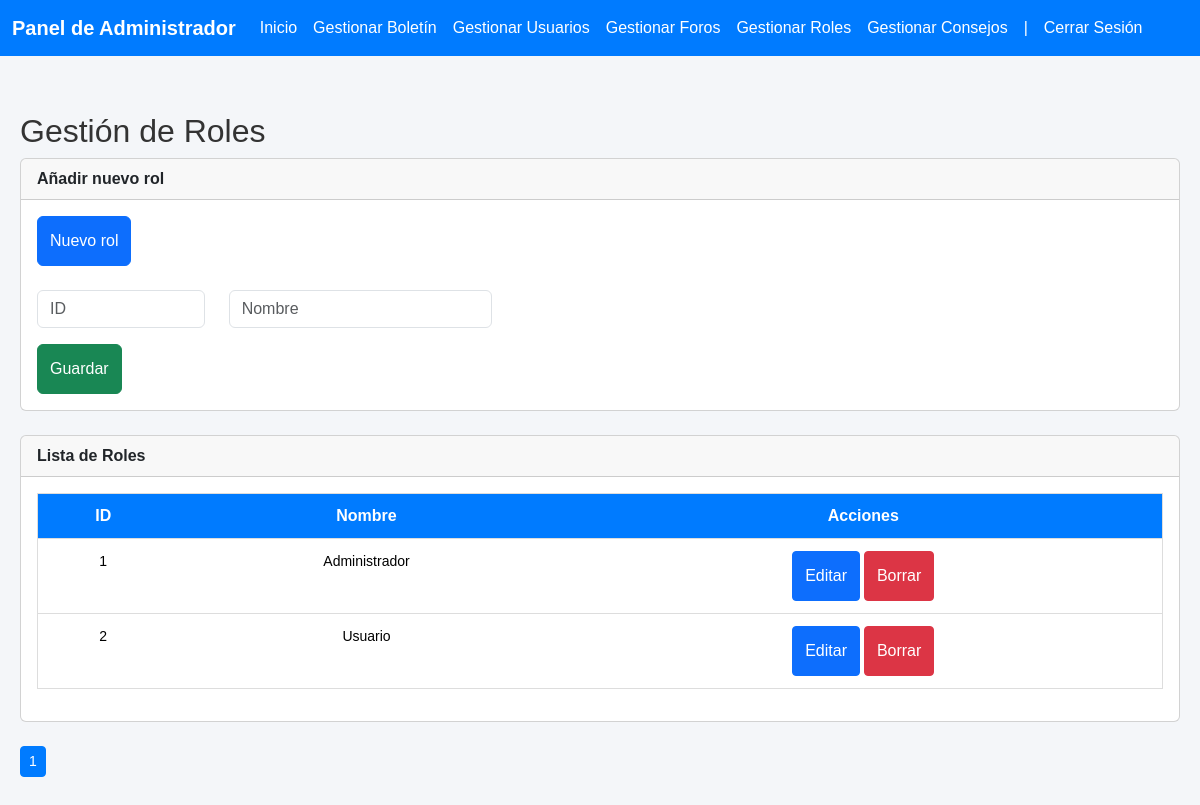
Screenshot of /admin/roles.php (signed in) with the database file from the repository.
### tables this page shows
CREATE TABLE `roles` (
  `id` int(11) NOT NULL,
  `nombre_rol` varchar(50) DEFAULT NULL
);

### admin/roles.php (called while the page is built, shortened)
<?php
$conn = db_open();
$por_pagina = 4;
$pagina_actual = isset($_GET['p']) ? max(1, intval($_GET['p'])) : 1;
$offset = ($pagina_actual - 1) * $por_pagina;
$roles = db_query($conn, "SELECT * FROM roles LIMIT ? OFFSET ?", [$por_pagina, $offset]);
require("vistas/plantilla.html.php");
?>

### librerias/db_mysql.php (called while the page is built, shortened)
<?php
function db_query($conn, $sql, $values = null)
{
    try {
        $stmt = mysqli_prepare($conn, $sql);
        if ($values) {
            $types = str_repeat("s", count($values));
            mysqli_stmt_bind_param($stmt, $types, ...$values);
        }
        mysqli_stmt_execute($stmt);
        $res = mysqli_stmt_get_result($stmt);
        if (gettype($res) == 'boolean') {
            return $res;
        } else {
            $data = mysqli_fetch_all($res, MYSQLI_ASSOC);
            return $data;
        }
    } catch (Exception $e) {
        echo "Error: " . $e->getMessage();
        return false;
    }
}

### admin/vistas/roles.html.php (the view)
<h2>Gestión de Roles</h2>
<div class="card mb-4">
	<div class="card-header">
        <strong><?php echo isset($rol) ? 'Editar rol' : 'Añadir nuevo rol'; ?></strong>
    </div>
	<div class="card-body">
		<div class="mb-4">
			<a class="btn btn-primary" href="roles.php">Nuevo rol</a>
		</div>
		<form action="roles.php" method="post">
			<div class="row">
				<div class="col-md-2 mb-3">
					<input class="form-control" type="text" name="id" placeholder="ID" value="<?php echo isset($rol) ? $rol['id'] : ''; ?>" readonly>
				</div>
				<div class="col-md-3 mb-3">
					<input class="form-control" type="text" name="nombre_rol" placeholder="Nombre" value="<?php echo isset($rol) ? $rol['nombre_rol'] : ''; ?>" required>
				</div>
				<div class="col-12">
					<input class="btn btn-success" type="submit" value="Guardar">
				</div>
			</div>
		</form>
	</div>
</div>
<div class="card">
	<div class="card-header">
		<strong>Lista de Roles</strong>
	</div>
	<div class="card-body table-responsive">
		<table class="table">
				<tr>
					<th>ID</th>
					<th>Nombre</th>
					<th class="text-center">Acciones</th>
				</tr>
				<?php if (!empty($roles)): ?>
				<?php foreach ($roles as $rol): ?>
				<?php if (!empty($rol['nombre_rol'])): ?>
					<tr>
						<td><?php echo $rol['id']; ?></td>
						<td><?php echo $rol['nombre_rol']; ?></td>
						<td class="text-center">
							<a class="btn btn-sm btn-primary" href="roles.php?editar=<?php echo $rol['id']; ?>">Editar</a>
							<a class="btn btn-sm btn-danger" href="roles.php?borrar=<?php echo $rol['id']; ?>" onclick="return confirm('¿Seguro que quieres eliminar este rol?')">Borrar</a>
						</td>
					</tr>
				<?php endif; ?>
				<?php endforeach; ?>
				<?php else: ?>
					<tr>
						<td colspan="3" class="text-center">No hay roles creados.</td>
					</tr>
				<?php endif; ?>
		</table>
	</div>
</div>
<div class="mt-4">
    <?php include("paginacion.html.php"); ?>
</div>

### admin/vistas/estilos/fff.css (style rules this page uses)
body { margin: 0; padding-top: 4.5rem; padding-bottom: 0; background-color: #f4f6f9; color: #333; font-family: Arial, sans-serif; display: flex; flex-direction: column; justify-content: flex-start; align-items: center; height: 100vh; }
.btn { padding: 0.75rem; font-size: 1rem; }
.table { font-size: 14px; border: 1px solid #ddd; width: 100%; }
.table th, .custom-table-header th { text-align: center; background-color: #007bff; color: white; font-size: 16px; padding: 10px; font-weight: bold; }
.table td { text-align: center; padding: 12px; }

### rows the page displays
roles: id "1", nombre_rol "Administrador"
roles: id "2", nombre_rol "Usuario"
